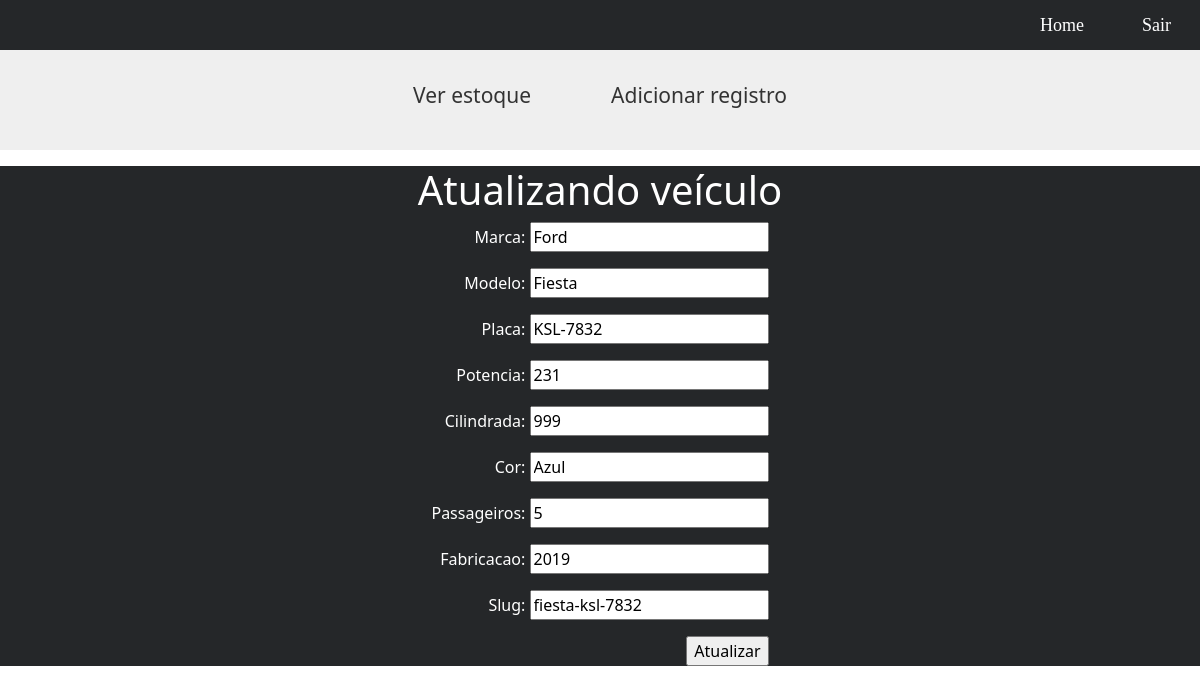
/concessionaria/manage/atualizar-registro/27 (signed in), run on the app's committed database.
### carros/models.py (models this page shows, shortened)
class Carro(models.Model):
    marca = models.CharField(max_length=255)
    modelo = models.CharField(max_length=255)
    slug = models.SlugField(max_length=255, unique=True)
    placa = models.CharField(max_length=8, unique=True)
    potencia = models.IntegerField()
    cilindrada = models.CharField(max_length=4)
    cor = models.CharField(max_length=30)
    passageiros = models.IntegerField()
    publicacao = models.DateTimeField(auto_now_add=True)
    fabricacao = models.IntegerField()

### carros/views.py (the view)
# urls.py: path('manage/atualizar-registro/<int:id>', views.editarVeiculo, name='atualizar'),
@login_required
def editarVeiculo(request, id):
    edit = get_object_or_404(Carro, pk=id)
    form = CarForm(instance=edit)
    if(request.method == 'POST'):
        form = CarForm(request.POST, instance=edit)
        if form.is_valid():
            edit.save()
            return redirect('/')
        else:
            return render(request, 'atualizar.html',{'form': form, 'edit':edit})
    else:
        return render(request, 'atualizar.html',{'form': form, 'edit':edit})

### carros/forms.py
class CarForm(forms.ModelForm):
    class Meta:
        model = Carro
        fields = ('marca', 'modelo', 'placa', 'potencia', 'cilindrada', 'cor', 'passageiros', 'fabricacao', 'slug')

### carros/templates/atualizar.html (shortened to what this page needs)
{% extends 'base.html' %}
{% block content %}
<div id="header">
    <a style="cursor: pointer; padding: 0 30px" href="/concessionaria">Ver estoque</a>
    <a style="cursor: pointer; padding: 0 30px; margin-left: 20px" href="/concessionaria/manage/adicionar-registro">Adicionar
        registro</a>
</div>
<div id="form">
    <h1>Atualizando veículo</h1>
    <form method='POST'>
        {{ form.as_p }}
        <input type="submit" value="Atualizar">
    </form>
</div>
{% endblock %}

### carros/static/css/home.css (style rules this page uses)
#header { display: flex; justify-content: center; align-items: center; padding: 30px; margin-bottom: 10px; }
#header a { text-decoration: none; font-size: 18px; }
body { background-color: #fff; margin: 0; padding: 0; }
#content a { font-size: 21px; color: #333 }
#form { display: flex; flex-direction: column; align-items: center; justify-content: center; background-color: #252729; text-align: right; width: 100%; margin-top: 2%; }
p label { color: white; }
h1 { color: white; }

### data on the page
Carro: marca "Ford", modelo "Fiesta", placa "KSL-7832", potencia "231", cilindrada "999", cor "Azul", passageiros "5", fabricacao "2019", slug "fiesta-ksl-7832"
